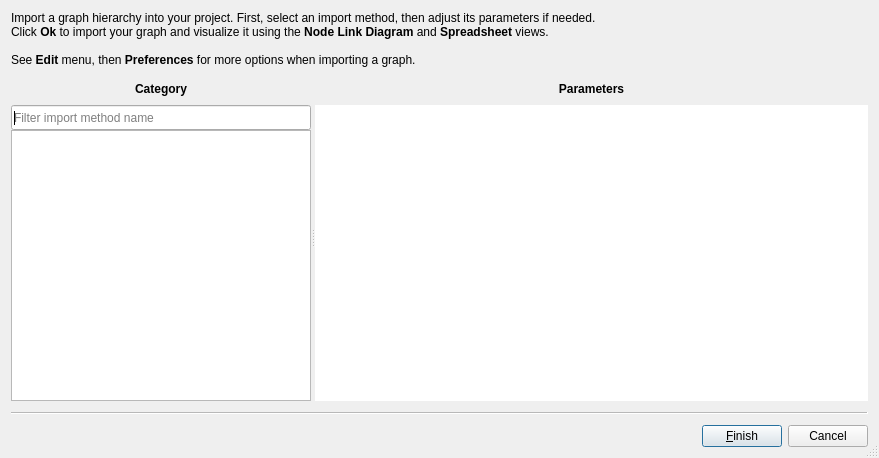
<?xml version="1.0" encoding="UTF-8"?>
<ui version="4.0">
 <class>ImportWizard</class>
 <widget class="QWizard" name="ImportWizard">
  <property name="geometry">
   <rect>
    <x>0</x>
    <y>0</y>
    <width>879</width>
    <height>458</height>
   </rect>
  </property>
  <property name="windowTitle">
   <string>Import</string>
  </property>
  <property name="windowIcon">
   <iconset>
    <normaloff>:/talipot/gui/icons/logo32x32.png</normaloff>:/talipot/gui/icons/logo32x32.png</iconset>
  </property>
  <property name="sizeGripEnabled">
   <bool>true</bool>
  </property>
  <property name="modal">
   <bool>true</bool>
  </property>
  <property name="options">
   <set>QWizard::ExtendedWatermarkPixmap|QWizard::HaveFinishButtonOnEarlyPages|QWizard::NoBackButtonOnStartPage</set>
  </property>
  <property name="titleFormat">
   <enum>Qt::RichText</enum>
  </property>
  <property name="subTitleFormat">
   <enum>Qt::RichText</enum>
  </property>
  <widget class="QWizardPage" name="choosePluginPage">
   <property name="title">
    <string/>
   </property>
   <attribute name="pageId">
    <string notr="true">0</string>
   </attribute>
   <layout class="QVBoxLayout" name="verticalLayout_2">
    <property name="leftMargin">
     <number>0</number>
    </property>
    <property name="topMargin">
     <number>0</number>
    </property>
    <property name="rightMargin">
     <number>0</number>
    </property>
    <property name="bottomMargin">
     <number>0</number>
    </property>
    <item>
     <widget class="QLabel" name="label">
      <property name="text">
       <string>&lt;html&gt;&lt;head/&gt;&lt;body&gt;&lt;p align=&quot;justify&quot;&gt;Import a graph hierarchy into your project. First, select an import method, then adjust its parameters if needed.&lt;br/&gt;Click &lt;span style=&quot; font-weight:600;&quot;&gt;Ok&lt;/span&gt; to import your graph and visualize it using the &lt;span style=&quot; font-weight:600;&quot;&gt;Node Link Diagram&lt;/span&gt; and &lt;span style=&quot; font-weight:600;&quot;&gt;Spreadsheet&lt;/span&gt; views.&lt;br/&gt;&lt;br/&gt;See &lt;span style=&quot; font-weight:600;&quot;&gt;Edit&lt;/span&gt; menu, then &lt;span style=&quot; font-weight:600;&quot;&gt;Preferences &lt;/span&gt;for more options when importing a graph.&lt;/p&gt;&lt;/body&gt;&lt;/html&gt;</string>
      </property>
      <property name="wordWrap">
       <bool>true</bool>
      </property>
     </widget>
    </item>
    <item>
     <widget class="QSplitter" name="splitter_2">
      <property name="sizePolicy">
       <sizepolicy hsizetype="Expanding" vsizetype="Expanding">
        <horstretch>0</horstretch>
        <verstretch>0</verstretch>
       </sizepolicy>
      </property>
      <property name="orientation">
       <enum>Qt::Horizontal</enum>
      </property>
      <property name="childrenCollapsible">
       <bool>false</bool>
      </property>
      <widget class="QFrame" name="categoryFrame">
       <property name="sizePolicy">
        <sizepolicy hsizetype="Preferred" vsizetype="Preferred">
         <horstretch>30</horstretch>
         <verstretch>0</verstretch>
        </sizepolicy>
       </property>
       <layout class="QVBoxLayout" name="leftLayout">
        <property name="spacing">
         <number>0</number>
        </property>
        <property name="leftMargin">
         <number>0</number>
        </property>
        <property name="topMargin">
         <number>0</number>
        </property>
        <property name="rightMargin">
         <number>0</number>
        </property>
        <property name="bottomMargin">
         <number>0</number>
        </property>
        <item>
         <widget class="QLabel" name="categoryLabel">
          <property name="minimumSize">
           <size>
            <width>0</width>
            <height>32</height>
           </size>
          </property>
          <property name="text">
           <string>&lt;b&gt;Category&lt;/b&gt;</string>
          </property>
          <property name="alignment">
           <set>Qt::AlignCenter</set>
          </property>
         </widget>
        </item>
        <item>
         <widget class="ClearableLineEdit" name="filterLineEdit">
          <property name="minimumSize">
           <size>
            <width>0</width>
            <height>25</height>
           </size>
          </property>
          <property name="maximumSize">
           <size>
            <width>16777215</width>
            <height>25</height>
           </size>
          </property>
          <property name="placeholderText">
           <string>Filter import method name</string>
          </property>
         </widget>
        </item>
        <item>
         <widget class="QTreeView" name="importModules">
          <property name="minimumSize">
           <size>
            <width>300</width>
            <height>0</height>
           </size>
          </property>
          <property name="frameShadow">
           <enum>QFrame::Plain</enum>
          </property>
          <property name="lineWidth">
           <number>0</number>
          </property>
          <property name="headerHidden">
           <bool>true</bool>
          </property>
         </widget>
        </item>
       </layout>
      </widget>
      <widget class="QFrame" name="rightFrame">
       <property name="sizePolicy">
        <sizepolicy hsizetype="Preferred" vsizetype="Preferred">
         <horstretch>80</horstretch>
         <verstretch>0</verstretch>
        </sizepolicy>
       </property>
       <property name="frameShape">
        <enum>QFrame::NoFrame</enum>
       </property>
       <property name="frameShadow">
        <enum>QFrame::Raised</enum>
       </property>
       <layout class="QVBoxLayout" name="verticalLayout">
        <property name="leftMargin">
         <number>0</number>
        </property>
        <property name="topMargin">
         <number>0</number>
        </property>
        <property name="rightMargin">
         <number>0</number>
        </property>
        <property name="bottomMargin">
         <number>0</number>
        </property>
        <item>
         <widget class="QSplitter" name="splitter">
          <property name="orientation">
           <enum>Qt::Vertical</enum>
          </property>
          <property name="handleWidth">
           <number>1</number>
          </property>
          <property name="childrenCollapsible">
           <bool>false</bool>
          </property>
          <widget class="QFrame" name="parametersFrame">
           <layout class="QVBoxLayout" name="rLayout2">
            <property name="spacing">
             <number>0</number>
            </property>
            <property name="leftMargin">
             <number>0</number>
            </property>
            <property name="topMargin">
             <number>0</number>
            </property>
            <property name="rightMargin">
             <number>0</number>
            </property>
            <property name="bottomMargin">
             <number>0</number>
            </property>
            <item>
             <widget class="QLabel" name="parametersLabel">
              <property name="minimumSize">
               <size>
                <width>0</width>
                <height>32</height>
               </size>
              </property>
              <property name="text">
               <string>&lt;b&gt;Parameters&lt;b&gt;</string>
              </property>
              <property name="alignment">
               <set>Qt::AlignCenter</set>
              </property>
             </widget>
            </item>
            <item>
             <widget class="QTableView" name="parametersList">
              <property name="minimumSize">
               <size>
                <width>400</width>
                <height>0</height>
               </size>
              </property>
              <property name="frameShape">
               <enum>QFrame::NoFrame</enum>
              </property>
              <property name="editTriggers">
               <set>QAbstractItemView::AllEditTriggers</set>
              </property>
              <property name="alternatingRowColors">
               <bool>true</bool>
              </property>
              <property name="selectionMode">
               <enum>QAbstractItemView::SingleSelection</enum>
              </property>
              <attribute name="horizontalHeaderVisible">
               <bool>false</bool>
              </attribute>
              <attribute name="horizontalHeaderMinimumSectionSize">
               <number>150</number>
              </attribute>
              <attribute name="horizontalHeaderDefaultSectionSize">
               <number>200</number>
              </attribute>
              <attribute name="horizontalHeaderStretchLastSection">
               <bool>true</bool>
              </attribute>
              <attribute name="verticalHeaderVisible">
               <bool>true</bool>
              </attribute>
             </widget>
            </item>
           </layout>
          </widget>
         </widget>
        </item>
       </layout>
      </widget>
     </widget>
    </item>
   </layout>
  </widget>
 </widget>
 <customwidgets>
  <customwidget>
   <class>ClearableLineEdit</class>
   <extends>QLineEdit</extends>
   <header location="global">talipot/ClearableLineEdit.h</header>
  </customwidget>
 </customwidgets>
 <resources/>
 <connections>
  <connection>
   <sender>ImportWizard</sender>
   <signal>currentIdChanged(int)</signal>
   <receiver>ImportWizard</receiver>
   <slot>updateFinishButton()</slot>
   <hints>
    <hint type="sourcelabel">
     <x>439</x>
     <y>228</y>
    </hint>
    <hint type="destinationlabel">
     <x>439</x>
     <y>228</y>
    </hint>
   </hints>
  </connection>
 </connections>
 <slots>
  <slot>groupSelected(QString)</slot>
  <slot>algorithmSelected(QString)</slot>
  <slot>updateFinishButton()</slot>
 </slots>
</ui>
